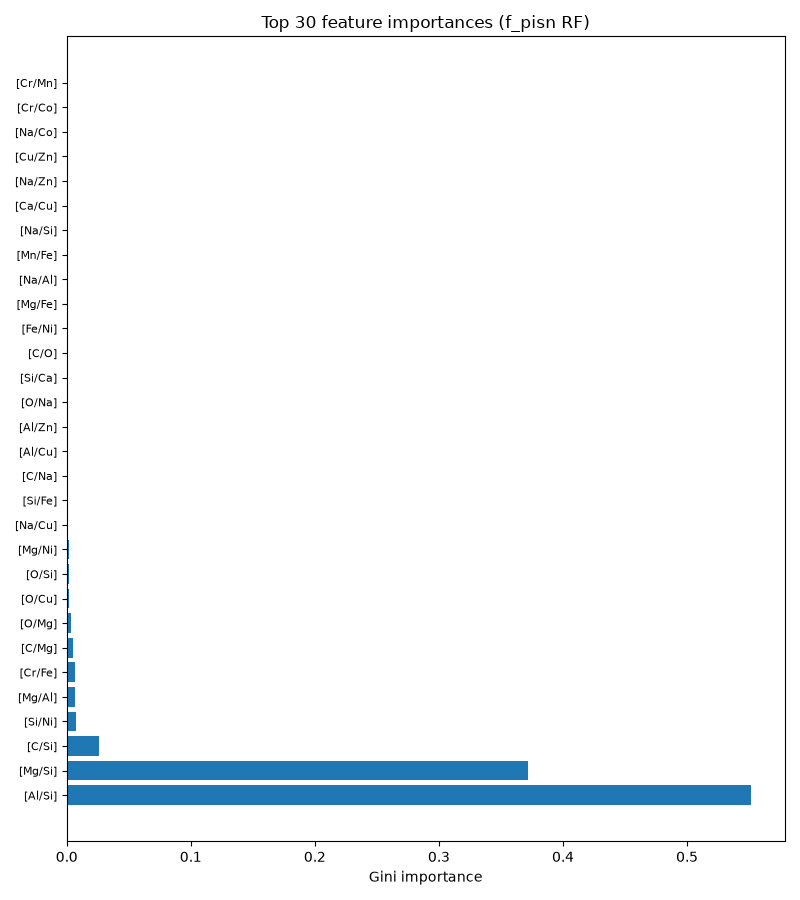

This figure's Python source:
"""Feature-importance analysis for the trained f_pisn Random Forest.

Loads the fitted model (data/rf_model.joblib) and the cached dataset
(data/dataset.npz) and produces:

  1. Per-feature (pairwise [X/Y] ratio) Gini importances, ranked.
  2. Element-level importances (each feature's importance is attributed to
     both of its elements, then summed) so the "driving elements" are clear.
  3. Feature<->target correlation (Pearson) as an independent check of which
     ratios actually separate f_pisn=0 (SN-only) from f_pisn>0.

Plots are written to src/randomForest/diagnostic/.

Run:
    python src/randomForest/feature_importance.py
"""

import os
import sys

import numpy as np

sys.path.insert(0, os.path.abspath(os.path.join(os.path.dirname(__file__), "..", "..")))

import matplotlib
matplotlib.use("Agg")
import matplotlib.pyplot as plt

from src.randomForest.evaluate_rf import load_model, CACHE_PATH

HERE = os.path.dirname(os.path.abspath(__file__))
DIAG_DIR = os.path.join(HERE, "diagnostic")
os.makedirs(DIAG_DIR, exist_ok=True)


def _parse_pair(name: str) -> tuple[str, str]:
    """'[X/Y]' -> ('X', 'Y')."""
    body = name.strip().strip("[]")
    x, y = body.split("/")
    return x.strip(), y.strip()


def element_importances(feature_names, importances) -> dict[str, float]:
    """Attribute each feature's importance to its two elements and sum."""
    elem_imp: dict[str, float] = {}
    for name, imp in zip(feature_names, importances):
        x, y = _parse_pair(name)
        elem_imp[x] = elem_imp.get(x, 0.0) + imp
        elem_imp[y] = elem_imp.get(y, 0.0) + imp
    return elem_imp


def main():
    bundle = load_model()
    pipe = bundle["model"]
    rf = pipe.named_steps["rf"]
    names = list(bundle["feature_names"])
    importances = np.asarray(rf.feature_importances_, dtype=float)
    order = np.argsort(importances)[::-1]

    print(f"=== Feature importances ({len(names)} pairwise ratios) ===")
    print("  top 20:")
    for rank, i in enumerate(order[:20], 1):
        print(f"    {rank:>3}. {names[i]:<10} {importances[i]:.4f}")
    print("  bottom 20:")
    for rank, i in enumerate(order[-20:][::-1], 1):
        print(f"    {rank:>3}. {names[i]:<10} {importances[i]:.4f}")

    # --- Element-level aggregation ---
    elem_imp = element_importances(names, importances)
    elem_sorted = sorted(elem_imp.items(), key=lambda kv: kv[1], reverse=True)
    print("\n=== Element-level importance (summed over all ratios) ===")
    for rank, (el, imp) in enumerate(elem_sorted, 1):
        print(f"    {rank:>3}. {el:<3} {imp:.4f}")

    # --- Plots ---
    # 1. top features bar chart
    top_k = 30
    top_idx = order[:top_k]
    fig, ax = plt.subplots(figsize=(8, 9))
    ax.barh(np.arange(top_k)[::-1], importances[top_idx][::-1], color="tab:blue")
    ax.set_yticks(np.arange(top_k)[::-1])
    ax.set_yticklabels([names[i] for i in top_idx][::-1], fontsize=8)
    ax.set_xlabel("Gini importance")
    ax.set_title(f"Top {top_k} feature importances (f_pisn RF)")
    fig.tight_layout()
    fig.savefig(os.path.join(DIAG_DIR, "feature_importance.png"))
    plt.close(fig)

    # 2. element importance bar chart
    els = [e for e, _ in elem_sorted]
    imps = [i for _, i in elem_sorted]
    fig, ax = plt.subplots(figsize=(7, 5))
    ax.bar(np.arange(len(els)), imps, color="tab:green")
    ax.set_xticks(np.arange(len(els)))
    ax.set_xticklabels(els)
    ax.set_ylabel("summed Gini importance")
    ax.set_title("Element-level importance (f_pisn RF)")
    fig.tight_layout()
    fig.savefig(os.path.join(DIAG_DIR, "element_importance.png"))
    plt.close(fig)

    # 3. feature-target correlation
    if os.path.exists(CACHE_PATH):
        data = np.load(CACHE_PATH, allow_pickle=True)
        X = data["X"]
        y = data["y"]
        corrs = np.zeros(len(names))
        for j in range(len(names)):
            col = X[:, j]
            mask = np.isfinite(col)
            if mask.sum() < 2:
                corrs[j] = 0.0
                continue
            corrs[j] = np.corrcoef(col[mask], y[mask])[0, 1]
        corr_order = np.argsort(np.abs(corrs))[::-1]
        fig, ax = plt.subplots(figsize=(8, 9))
        k = 30
        ax.barh(np.arange(k)[::-1], corrs[corr_order[:k]][::-1], color="tab:orange")
        ax.set_yticks(np.arange(k)[::-1])
        ax.set_yticklabels([names[i] for i in corr_order[:k]][::-1], fontsize=8)
        ax.set_xlabel("Pearson corr(feature, f_pisn)")
        ax.set_title("Top feature-target correlations")
        fig.tight_layout()
        fig.savefig(os.path.join(DIAG_DIR, "feature_target_correlation.png"))
        plt.close(fig)

    print(f"\nsaved plots to {DIAG_DIR}")


if __name__ == "__main__":
    main()
